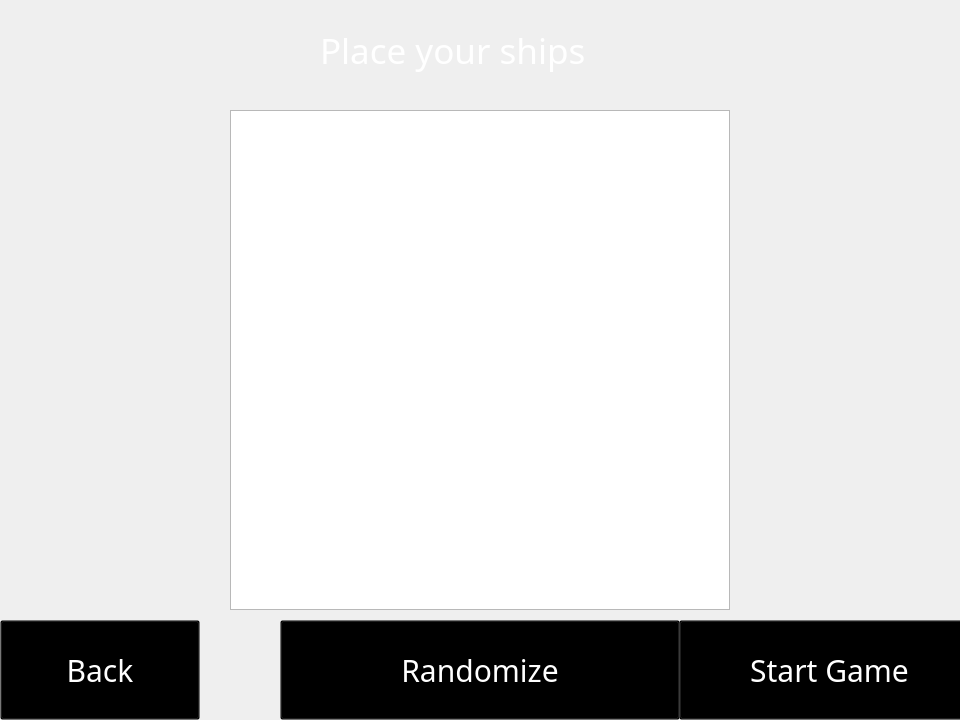
    <widget class="QWidget" name="placement_background">
     <property name="maximumSize">
      <size>
       <width>960</width>
       <height>720</height>
      </size>
     </property>
     <widget class="QGraphicsView" name="placement_board">
      <property name="geometry">
       <rect>
        <x>230</x>
        <y>110</y>
        <width>500</width>
        <height>500</height>
       </rect>
      </property>
      <property name="maximumSize">
       <size>
        <width>500</width>
        <height>500</height>
       </size>
      </property>
      <property name="styleSheet">
       <string notr="true"/>
      </property>
      <property name="verticalScrollBarPolicy">
       <enum>Qt::ScrollBarAlwaysOff</enum>
      </property>
      <property name="horizontalScrollBarPolicy">
       <enum>Qt::ScrollBarAlwaysOff</enum>
      </property>
     </widget>
     <widget class="QLabel" name="placement_label">
      <property name="geometry">
       <rect>
        <x>320</x>
        <y>20</y>
        <width>320</width>
        <height>60</height>
       </rect>
      </property>
      <property name="font">
       <font>
        <family>KG Red Hands</family>
        <pointsize>26</pointsize>
       </font>
      </property>
      <property name="styleSheet">
       <string notr="true">background: transparent;
color: white;</string>
      </property>
      <property name="text">
       <string>Place your ships</string>
      </property>
     </widget>
     <widget class="QToolButton" name="placement_back_button">
      <property name="geometry">
       <rect>
        <x>0</x>
        <y>620</y>
        <width>200</width>
        <height>100</height>
       </rect>
      </property>
      <property name="font">
       <font>
        <family>Vanilla Extract</family>
        <pointsize>-1</pointsize>
       </font>
      </property>
      <property name="cursor">
       <cursorShape>PointingHandCursor</cursorShape>
      </property>
      <property name="styleSheet">
       <string notr="true">
QToolButton::hover{ color: white; background: transparent; font-size: 40px;}
QToolButton {background: transparent; color: white; font-size: 30px;}
</string>
      </property>
      <property name="text">
       <string>Back</string>
      </property>
     </widget>
     <widget class="QToolButton" name="placement_randomize_button">
      <property name="geometry">
       <rect>
        <x>280</x>
        <y>620</y>
        <width>400</width>
        <height>100</height>
       </rect>
      </property>
      <property name="font">
       <font>
        <family>Vanilla Extract</family>
        <pointsize>-1</pointsize>
       </font>
      </property>
      <property name="cursor">
       <cursorShape>PointingHandCursor</cursorShape>
      </property>
      <property name="styleSheet">
       <string notr="true">
QToolButton::hover{ color: white; background: transparent; font-size: 40px;}
QToolButton {background: transparent; color: white; font-size: 30px;}
</string>
      </property>
      <property name="text">
       <string>Randomize</string>
      </property>
     </widget>
     <widget class="QToolButton" name="placement_ready_button">
      <property name="geometry">
       <rect>
        <x>679</x>
        <y>620</y>
        <width>301</width>
        <height>100</height>
       </rect>
      </property>
      <property name="font">
       <font>
        <family>Vanilla Extract</family>
        <pointsize>-1</pointsize>
       </font>
      </property>
      <property name="cursor">
       <cursorShape>PointingHandCursor</cursorShape>
      </property>
      <property name="styleSheet">
       <string notr="true">QToolButton::hover{ color: white; background: transparent; font-size: 40px;}
QToolButton {background: transparent; color: white; font-size: 30px;}
</string>
      </property>
      <property name="text">
       <string>Start Game</string>
      </property>
     </widget>
    </widget>
